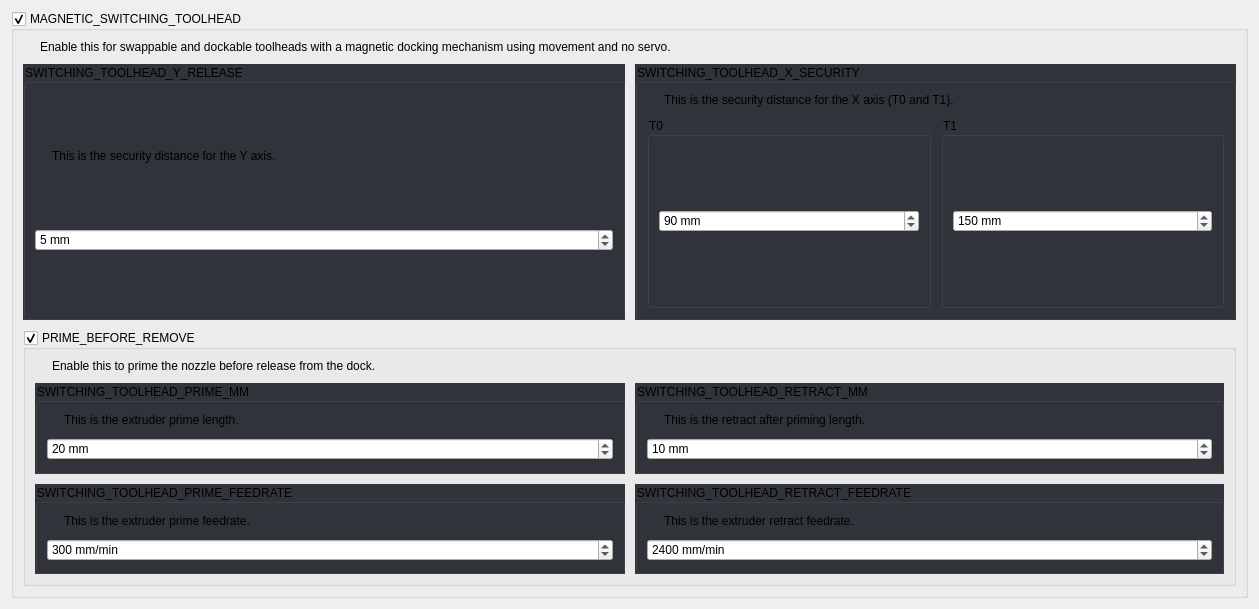
         <widget class="QWidget" name="scrollAreaWidgetContents_6">
          <property name="geometry">
           <rect>
            <x>0</x>
            <y>0</y>
            <width>1259</width>
            <height>609</height>
           </rect>
          </property>
          <property name="styleSheet">
           <string notr="true">#scrollAreaWidgetContents_6 {
	background: rgb(34, 35, 40);
}</string>
          </property>
          <layout class="QGridLayout" name="gridLayout_58">
           <item row="0" column="0">
            <widget class="QGroupBox" name="uMagneticSwitchingToolheadBox">
             <property name="title">
              <string>MAGNETIC_SWITCHING_TOOLHEAD</string>
             </property>
             <property name="checkable">
              <bool>true</bool>
             </property>
             <layout class="QGridLayout" name="gridLayout_52">
              <property name="spacing">
               <number>10</number>
              </property>
              <item row="0" column="1">
               <widget class="QLabel" name="label_59">
                <property name="text">
                 <string>Enable this for swappable and dockable toolheads with a magnetic docking mechanism using movement and no servo.</string>
                </property>
                <property name="wordWrap">
                 <bool>true</bool>
                </property>
               </widget>
              </item>
              <item row="0" column="0">
               <widget class="QLabel" name="label_58">
                <property name="sizePolicy">
                 <sizepolicy hsizetype="Fixed" vsizetype="Fixed">
                  <horstretch>0</horstretch>
                  <verstretch>0</verstretch>
                 </sizepolicy>
                </property>
                <property name="text">
                 <string/>
                </property>
                <property name="pixmap">
                 <pixmap resource="../resources/resources.qrc">:/info_FILL0_wght100_GRAD0_opsz20.svg</pixmap>
                </property>
               </widget>
              </item>
              <item row="1" column="0" colspan="2">
               <widget class="QWidget" name="widget_14" native="true">
                <layout class="QGridLayout" name="gridLayout_68" columnstretch="1,1">
                 <property name="leftMargin">
                  <number>0</number>
                 </property>
                 <property name="topMargin">
                  <number>0</number>
                 </property>
                 <property name="rightMargin">
                  <number>0</number>
                 </property>
                 <property name="bottomMargin">
                  <number>0</number>
                 </property>
                 <property name="spacing">
                  <number>10</number>
                 </property>
                 <item row="0" column="1">
                  <widget class="QGroupBox" name="uSwitchingToolheadXSecurityBox">
                   <property name="focusPolicy">
                    <enum>Qt::StrongFocus</enum>
                   </property>
                   <property name="styleSheet">
                    <string notr="true">QGroupBox:!disabled {
	background: rgb(50, 52, 59);
}</string>
                   </property>
                   <property name="title">
                    <string>SWITCHING_TOOLHEAD_X_SECURITY</string>
                   </property>
                   <layout class="QGridLayout" name="gridLayout_74">
                    <property name="spacing">
                     <number>10</number>
                    </property>
                    <item row="0" column="0">
                     <widget class="QLabel" name="label_87">
                      <property name="sizePolicy">
                       <sizepolicy hsizetype="Fixed" vsizetype="Fixed">
                        <horstretch>0</horstretch>
                        <verstretch>0</verstretch>
                       </sizepolicy>
                      </property>
                      <property name="text">
                       <string/>
                      </property>
                      <property name="pixmap">
                       <pixmap resource="../resources/resources.qrc">:/info_FILL0_wght100_GRAD0_opsz20.svg</pixmap>
                      </property>
                     </widget>
                    </item>
                    <item row="0" column="1">
                     <widget class="QLabel" name="label_89">
                      <property name="text">
                       <string>This is the security distance for the X axis (T0 and T1).</string>
                      </property>
                      <property name="wordWrap">
                       <bool>true</bool>
                      </property>
                     </widget>
                    </item>
                    <item row="1" column="0" colspan="2">
                     <widget class="QWidget" name="widget_16" native="true">
                      <layout class="QGridLayout" name="gridLayout_77">
                       <property name="leftMargin">
                        <number>0</number>
                       </property>
                       <property name="topMargin">
                        <number>0</number>
                       </property>
                       <property name="rightMargin">
                        <number>0</number>
                       </property>
                       <property name="bottomMargin">
                        <number>0</number>
                       </property>
                       <property name="spacing">
                        <number>10</number>
                       </property>
                       <item row="0" column="0">
                        <widget class="QGroupBox" name="groupBox_23">
                         <property name="focusPolicy">
                          <enum>Qt::StrongFocus</enum>
                         </property>
                         <property name="styleSheet">
                          <string notr="true">QGroupBox:!disabled {
	background: rgb(50, 52, 59);
}</string>
                         </property>
                         <property name="title">
                          <string>T0</string>
                         </property>
                         <layout class="QGridLayout" name="gridLayout_78">
                          <property name="spacing">
                           <number>10</number>
                          </property>
                          <item row="0" column="0">
                           <widget class="QSpinBox" name="uSwitchingToolheadXSecurityT0SpinBox">
                            <property name="suffix">
                             <string> mm</string>
                            </property>
                            <property name="maximum">
                             <number>1000</number>
                            </property>
                            <property name="stepType">
                             <enum>QAbstractSpinBox::AdaptiveDecimalStepType</enum>
                            </property>
                            <property name="value">
                             <number>90</number>
                            </property>
                           </widget>
                          </item>
                         </layout>
                        </widget>
                       </item>
                       <item row="0" column="1">
                        <widget class="QGroupBox" name="groupBox_24">
                         <property name="focusPolicy">
                          <enum>Qt::StrongFocus</enum>
                         </property>
                         <property name="styleSheet">
                          <string notr="true">QGroupBox:!disabled {
	background: rgb(50, 52, 59);
}</string>
                         </property>
                         <property name="title">
                          <string>T1</string>
                         </property>
                         <layout class="QGridLayout" name="gridLayout_79">
                          <property name="spacing">
                           <number>10</number>
                          </property>
                          <item row="0" column="0">
                           <widget class="QSpinBox" name="uSwitchingToolheadXSecurityT1SpinBox">
                            <property name="suffix">
                             <string> mm</string>
                            </property>
                            <property name="maximum">
                             <number>1000</number>
                            </property>
                            <property name="stepType">
                             <enum>QAbstractSpinBox::AdaptiveDecimalStepType</enum>
                            </property>
                            <property name="value">
                             <number>150</number>
                            </property>
                           </widget>
                          </item>
                         </layout>
                        </widget>
                       </item>
                      </layout>
                     </widget>
                    </item>
                   </layout>
                  </widget>
                 </item>
                 <item row="0" column="0">
                  <widget class="QGroupBox" name="groupBox_9">
                   <property name="focusPolicy">
                    <enum>Qt::StrongFocus</enum>
                   </property>
                   <property name="styleSheet">
                    <string notr="true">QGroupBox:!disabled {
	background: rgb(50, 52, 59);
}</string>
                   </property>
                   <property name="title">
                    <string>SWITCHING_TOOLHEAD_Y_RELEASE</string>
                   </property>
                   <layout class="QGridLayout" name="gridLayout_75">
                    <property name="spacing">
                     <number>10</number>
                    </property>
                    <item row="0" column="0">
                     <widget class="QLabel" name="label_86">
                      <property name="sizePolicy">
                       <sizepolicy hsizetype="Fixed" vsizetype="Fixed">
                        <horstretch>0</horstretch>
                        <verstretch>0</verstretch>
                       </sizepolicy>
                      </property>
                      <property name="text">
                       <string/>
                      </property>
                      <property name="pixmap">
                       <pixmap resource="../resources/resources.qrc">:/info_FILL0_wght100_GRAD0_opsz20.svg</pixmap>
                      </property>
                     </widget>
                    </item>
                    <item row="0" column="1">
                     <widget class="QLabel" name="label_88">
                      <property name="text">
                       <string>This is the security distance for the Y axis.</string>
                      </property>
                      <property name="wordWrap">
                       <bool>true</bool>
                      </property>
                     </widget>
                    </item>
                    <item row="1" column="0" colspan="2">
                     <widget class="QSpinBox" name="uSwitchingToolheadYReleaseSpinBox">
                      <property name="suffix">
                       <string> mm</string>
                      </property>
                      <property name="maximum">
                       <number>1000</number>
                      </property>
                      <property name="stepType">
                       <enum>QAbstractSpinBox::AdaptiveDecimalStepType</enum>
                      </property>
                      <property name="value">
                       <number>5</number>
                      </property>
                     </widget>
                    </item>
                   </layout>
                  </widget>
                 </item>
                 <item row="1" column="0" colspan="2">
                  <widget class="QGroupBox" name="uPrimeBeforeRemoveBox">
                   <property name="title">
                    <string>PRIME_BEFORE_REMOVE</string>
                   </property>
                   <property name="checkable">
                    <bool>true</bool>
                   </property>
                   <layout class="QGridLayout" name="gridLayout_69">
                    <property name="spacing">
                     <number>10</number>
                    </property>
                    <item row="0" column="0">
                     <widget class="QLabel" name="label_90">
                      <property name="sizePolicy">
                       <sizepolicy hsizetype="Fixed" vsizetype="Fixed">
                        <horstretch>0</horstretch>
                        <verstretch>0</verstretch>
                       </sizepolicy>
                      </property>
                      <property name="text">
                       <string/>
                      </property>
                      <property name="pixmap">
                       <pixmap resource="../resources/resources.qrc">:/info_FILL0_wght100_GRAD0_opsz20.svg</pixmap>
                      </property>
                     </widget>
                    </item>
                    <item row="0" column="1">
                     <widget class="QLabel" name="label_91">
                      <property name="text">
                       <string>Enable this to prime the nozzle before release from the dock.</string>
                      </property>
                      <property name="wordWrap">
                       <bool>true</bool>
                      </property>
                     </widget>
                    </item>
                    <item row="1" column="0" colspan="2">
                     <widget class="QWidget" name="widget_15" native="true">
                      <layout class="QGridLayout" name="gridLayout_76">
                       <property name="leftMargin">
                        <number>0</number>
                       </property>
                       <property name="topMargin">
                        <number>0</number>
                       </property>
                       <property name="rightMargin">
                        <number>0</number>
                       </property>
                       <property name="bottomMargin">
                        <number>0</number>
                       </property>
                       <property name="spacing">
                        <number>10</number>
                       </property>
                       <item row="0" column="0">
                        <widget class="QGroupBox" name="groupBox_13">
                         <property name="focusPolicy">
                          <enum>Qt::StrongFocus</enum>
                         </property>
                         <property name="styleSheet">
                          <string notr="true">QGroupBox:!disabled {
	background: rgb(50, 52, 59);
}</string>
                         </property>
                         <property name="title">
                          <string>SWITCHING_TOOLHEAD_PRIME_MM</string>
                         </property>
                         <layout class="QGridLayout" name="gridLayout_70">
                          <property name="spacing">
                           <number>10</number>
                          </property>
                          <item row="0" column="0">
                           <widget class="QLabel" name="label_82">
                            <property name="sizePolicy">
                             <sizepolicy hsizetype="Fixed" vsizetype="Fixed">
                              <horstretch>0</horstretch>
                              <verstretch>0</verstretch>
                             </sizepolicy>
                            </property>
                            <property name="text">
                             <string/>
                            </property>
                            <property name="pixmap">
                             <pixmap resource="../resources/resources.qrc">:/info_FILL0_wght100_GRAD0_opsz20.svg</pixmap>
                            </property>
                           </widget>
                          </item>
                          <item row="0" column="1">
                           <widget class="QLabel" name="label_83">
                            <property name="text">
                             <string>This is the extruder prime length.</string>
                            </property>
                            <property name="wordWrap">
                             <bool>true</bool>
                            </property>
                           </widget>
                          </item>
                          <item row="1" column="0" colspan="2">
                           <widget class="QSpinBox" name="uSwitchingToolheadPrimeMmSpinBox">
                            <property name="suffix">
                             <string> mm</string>
                            </property>
                            <property name="maximum">
                             <number>100</number>
                            </property>
                            <property name="stepType">
                             <enum>QAbstractSpinBox::AdaptiveDecimalStepType</enum>
                            </property>
                            <property name="value">
                             <number>20</number>
                            </property>
                           </widget>
                          </item>
                         </layout>
                        </widget>
                       </item>
                       <item row="0" column="1">
                        <widget class="QGroupBox" name="groupBox_20">
                         <property name="focusPolicy">
                          <enum>Qt::StrongFocus</enum>
                         </property>
                         <property name="styleSheet">
                          <string notr="true">QGroupBox:!disabled {
	background: rgb(50, 52, 59);
}</string>
                         </property>
                         <property name="title">
                          <string>SWITCHING_TOOLHEAD_RETRACT_MM</string>
                         </property>
                         <layout class="QGridLayout" name="gridLayout_71">
                          <property name="spacing">
                           <number>10</number>
                          </property>
                          <item row="0" column="0">
                           <widget class="QLabel" name="label_84">
                            <property name="sizePolicy">
                             <sizepolicy hsizetype="Fixed" vsizetype="Fixed">
                              <horstretch>0</horstretch>
                              <verstretch>0</verstretch>
                             </sizepolicy>
                            </property>
                            <property name="text">
                             <string/>
                            </property>
                            <property name="pixmap">
                             <pixmap resource="../resources/resources.qrc">:/info_FILL0_wght100_GRAD0_opsz20.svg</pixmap>
                            </property>
                           </widget>
                          </item>
                          <item row="0" column="1">
                           <widget class="QLabel" name="label_85">
                            <property name="text">
                             <string>This is the retract after priming length.</string>
                            </property>
                            <property name="wordWrap">
                             <bool>true</bool>
                            </property>
                           </widget>
                          </item>
                          <item row="1" column="0" colspan="2">
                           <widget class="QSpinBox" name="uSwitchingToolheadRetractMmSpinBox">
                            <property name="suffix">
                             <string> mm</string>
                            </property>
                            <property name="maximum">
                             <number>100</number>
                            </property>
                            <property name="stepType">
                             <enum>QAbstractSpinBox::AdaptiveDecimalStepType</enum>
                            </property>
                            <property name="value">
                             <number>10</number>
                            </property>
                           </widget>
                          </item>
                         </layout>
                        </widget>
                       </item>
                       <item row="1" column="0">
                        <widget class="QGroupBox" name="groupBox_21">
                         <property name="focusPolicy">
                          <enum>Qt::StrongFocus</enum>
                         </property>
                         <property name="styleSheet">
                          <string notr="true">QGroupBox:!disabled {
	background: rgb(50, 52, 59);
}</string>
                         </property>
                         <property name="title">
                          <string>SWITCHING_TOOLHEAD_PRIME_FEEDRATE</string>
                         </property>
                         <layout class="QGridLayout" name="gridLayout_73">
                          <property name="spacing">
                           <number>10</number>
                          </property>
                          <item row="0" column="0">
                           <widget class="QLabel" name="label_78">
                            <property name="sizePolicy">
                             <sizepolicy hsizetype="Fixed" vsizetype="Fixed">
                              <horstretch>0</horstretch>
                              <verstretch>0</verstretch>
                             </sizepolicy>
                            </property>
                            <property name="text">
                             <string/>
                            </property>
                            <property name="pixmap">
                             <pixmap resource="../resources/resources.qrc">:/info_FILL0_wght100_GRAD0_opsz20.svg</pixmap>
                            </property>
                           </widget>
                          </item>
                          <item row="0" column="1">
                           <widget class="QLabel" name="label_79">
                            <property name="text">
                             <string>This is the extruder prime feedrate.</string>
                            </property>
                            <property name="wordWrap">
                             <bool>true</bool>
                            </property>
                           </widget>
                          </item>
                          <item row="1" column="0" colspan="2">
                           <widget class="QSpinBox" name="uSwitchingToolheadPrimeFeedrateSpinBox">
                            <property name="suffix">
                             <string> mm/min</string>
                            </property>
                            <property name="maximum">
                             <number>10000</number>
                            </property>
                            <property name="stepType">
                             <enum>QAbstractSpinBox::AdaptiveDecimalStepType</enum>
                            </property>
                            <property name="value">
                             <number>300</number>
                            </property>
                           </widget>
                          </item>
                         </layout>
                        </widget>
                       </item>
                       <item row="1" column="1">
                        <widget class="QGroupBox" name="groupBox_22">
                         <property name="focusPolicy">
                          <enum>Qt::StrongFocus</enum>
                         </property>
                         <property name="styleSheet">
                          <string notr="true">QGroupBox:!disabled {
	background: rgb(50, 52, 59);
}</string>
                         </property>
                         <property name="title">
                          <string>SWITCHING_TOOLHEAD_RETRACT_FEEDRATE</string>
                         </property>
                         <layout class="QGridLayout" name="gridLayout_72">
                          <property name="spacing">
                           <number>10</number>
                          </property>
                          <item row="0" column="0">
                           <widget class="QLabel" name="label_80">
                            <property name="sizePolicy">
                             <sizepolicy hsizetype="Fixed" vsizetype="Fixed">
                              <horstretch>0</horstretch>
                              <verstretch>0</verstretch>
                             </sizepolicy>
                            </property>
                            <property name="text">
                             <string/>
                            </property>
                            <property name="pixmap">
                             <pixmap resource="../resources/resources.qrc">:/info_FILL0_wght100_GRAD0_opsz20.svg</pixmap>
                            </property>
                           </widget>
                          </item>
                          <item row="0" column="1">
                           <widget class="QLabel" name="label_81">
                            <property name="text">
                             <string>This is the extruder retract feedrate.</string>
                            </property>
                            <property name="wordWrap">
                             <bool>true</bool>
                            </property>
                           </widget>
                          </item>
                          <item row="1" column="0" colspan="2">
                           <widget class="QSpinBox" name="uSwitchingToolheadRetractFeedrateSpinBox">
                            <property name="suffix">
                             <string> mm/min</string>
                            </property>
                            <property name="maximum">
                             <number>10000</number>
                            </property>
                            <property name="stepType">
                             <enum>QAbstractSpinBox::AdaptiveDecimalStepType</enum>
                            </property>
                            <property name="value">
                             <number>2400</number>
                            </property>
                           </widget>
                          </item>
                         </layout>
                        </widget>
                       </item>
                      </layout>
                     </widget>
                    </item>
                   </layout>
                  </widget>
                 </item>
                </layout>
               </widget>
              </item>
             </layout>
            </widget>
           </item>
          </layout>
         </widget>
